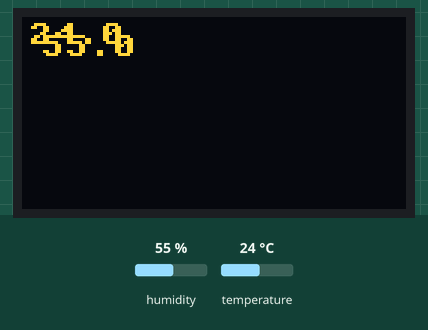
Recording of a program running on a simulated MicroPython board. On the bench: 128×64 one-colour display. Inputs (shaded band) come from the test bench; at power-on: humidity 55 %, temperature 24 °C. The OLED is the two-colour kind (top 16 rows yellow); what the program prints to the serial console is not drawn.

Above: at 1.2 s.
1.3 s: humidity set to 22 %
At 2.8 s:
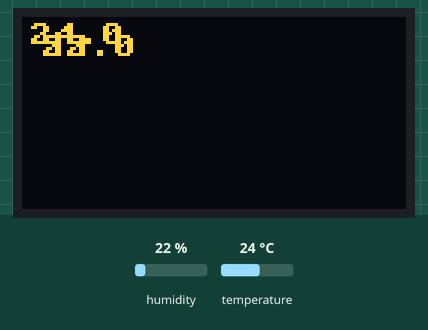
4.0 s: temperature set to 12 °C
At 4.9 s:
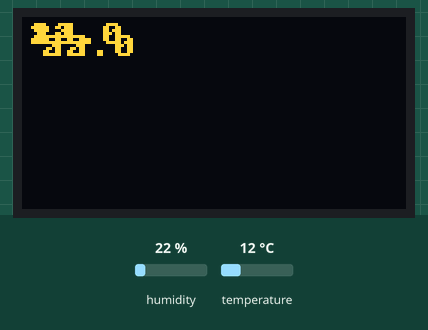
6.7 s: humidity set to 40 %
9.7 s: temperature set to 19 °C
Timing chart, 0 to 12.7 s (numbered marks = the images above; inputs shaded):
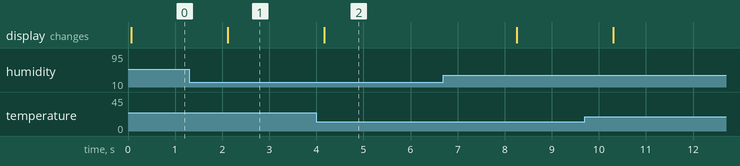

The program:

main.py
```python
from machine import Pin, SoftI2C
import ssd1306
import framebuf
import time
import dht


d = dht.DHT22(Pin(27))

i2c = SoftI2C(sda=Pin(23), scl=Pin(22))
display = ssd1306.SSD1306_I2C(128, 64, i2c)
display.poweron()
currentTemperature = ''
currentHumidity = ''
while True:
    d.measure()
    temperature = d.temperature()
    humidity = d.humidity()
    print("Temperature: %0.1f C" % temperature)
    print("Humidity: %0.1f %%" % humidity)
    # for t in time.gmtime():
    #     currenttime = currenttime + str(t)
    #print(currenttime)
    display.text(str(temperature), 2, 2, 1)
    display.text(str(humidity), 6, 6, 1)
    display.show()
    time.sleep(2)
```

Measured:
- after the input at 1.3 s, the display: changes after 0.82 s (image 1)
- after the input at 4.0 s, the display: changes after 0.17 s (image 2)
